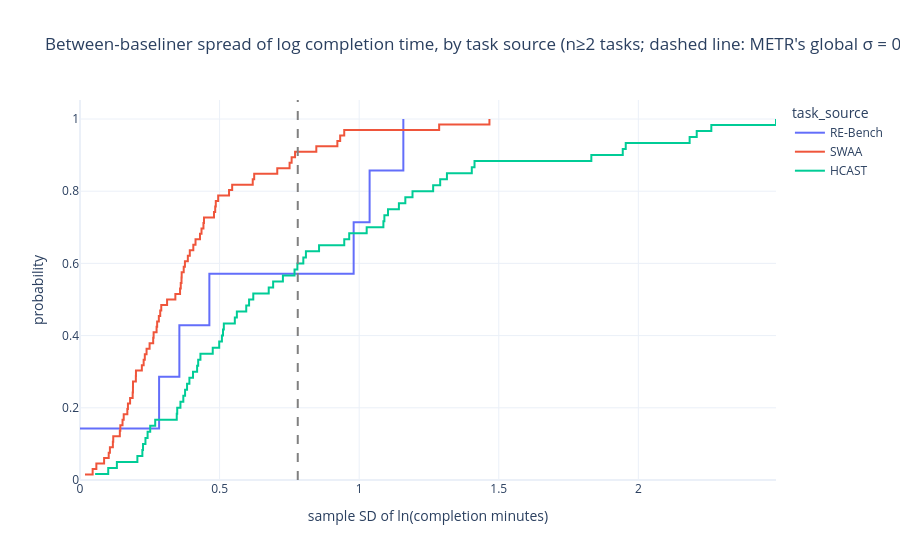

Write notebook code for a chart like this one.
### Markdown cell above
The *raw* sample SDs differ by source and sit below METR's global σ = 0.78 at the
median — but beware: with n = 2–4 runs, $s_j$ is a heavily downward-biased and noisy
estimate of the true σ. Correcting that bias is exactly what the moment fit below
does, and it changes the picture.

### Code cell
tasks_with_observed_spread = sigma_by_task.query("degrees_of_freedom >= 1").copy()
fig = px.ecdf(
    tasks_with_observed_spread,
    x="log_time_std",
    color="task_source",
    title="Between-baseliner spread of log completion time, by task source "
          f"(n≥2 tasks; dashed line: METR's global σ = {METR_SIGMA_BASELINED})",
    labels={"log_time_std": "sample SD of ln(completion minutes)"},
)
fig.add_vline(x=METR_SIGMA_BASELINED, line_dash="dash", line_color="gray")
fig.write_image(FIGURES / "b_sigma_ecdf_by_source.png", width=900, height=500, scale=2)
show(fig)

### Figure 1 — Plotly figure (JSON) as saved in the notebook; plotly's stock layout.template omitted (floating-point values rounded to 4 significant figures)
{"data": [{"hovertemplate": "task_source=RE-Bench<br>sample SD of ln(completion minutes)=%{x}<br>probability=%{y}<extra></extra>", "legendgroup": "RE-Bench", "line": {"dash": "solid", "shape": "hv"}, "marker": {"color": "#636efa", "symbol": "circle"}, "mode": "lines", "name": "RE-Bench", "orientation": "v", "showlegend": true, "type": "scatter", "x": [0.0, 0.2833, 0.3559, 0.4634, 0.9802, 1.037, 1.158], "xaxis": "x", "y": [0.1429, 0.2857, 0.4286, 0.5714, 0.7143, 0.8571, 1.0], "yaxis": "y"}, {"hovertemplate": "task_source=SWAA<br>sample SD of ln(completion minutes)=%{x}<br>probability=%{y}<extra></extra>", "legendgroup": "SWAA", "line": {"dash": "solid", "shape": "hv"}, "marker": {"color": "#EF553B", "symbol": "circle"}, "mode": "lines", "name": "SWAA", "orientation": "v", "showlegend": true, "type": "scatter", "x": [0.01787, 0.04532, 0.05856, 0.08634, 0.1028, 0.1071, 0.1177, 0.1191, 0.1427, 0.1445, 0.1523, 0.1566, 0.1696, 0.1717, 0.1794, 0.1887, 0.1897, 0.1899, 0.2001, 0.2004, 0.2215, 0.228, 0.2322, 0.2384, 0.2493, 0.2621, 0.2637, 0.2743, 0.2763, 0.2824, 0.2873, 0.2911, 0.3119, 0.3416, 0.3584, 0.3609, 0.3636, 0.3642, 0.3715, 0.3758, 0.3863, 0.3933, 0.4059, 0.4138, 0.4298, 0.4352, 0.4422, 0.4441, 0.4799, 0.4843, 0.4864, 0.4949, 0.5339, 0.545, 0.6187, 0.624, 0.7066, 0.7507, 0.758, 0.7703, 0.8465, 0.9219, 0.9319, 0.9465, 1.286, 1.467], "xaxis": "x", "y": [0.01515, 0.0303, 0.04545, 0.06061, 0.07576, 0.09091, 0.1061, 0.1212, 0.1364, 0.1515, 0.1667, 0.1818, 0.197, 0.2121, 0.2273, 0.2424, 0.2576, 0.2727, 0.2879, 0.303, 0.3182, 0.3333, 0.3485, 0.3636, 0.3788, 0.3939, 0.4091, 0.4242, 0.4394, 0.4545, 0.4697, 0.4848, 0.5, 0.5152, 0.5303, 0.5455, 0.5606, 0.5758, 0.5909, 0.6061, 0.6212, 0.6364, 0.6515, 0.6667, 0.6818, 0.697, 0.7121, 0.7273, 0.7424, 0.7576, 0.7727, 0.7879, 0.803, 0.8182, 0.8333, 0.8485, 0.8636, 0.8788, 0.8939, 0.9091, 0.9242, 0.9394, 0.9545, 0.9697, 0.9848, 1.0], "yaxis": "y"}, {"hovertemplate": "task_source=HCAST<br>sample SD of ln(completion minutes)=%{x}<br>probability=%{y}<extra></extra>", "legendgroup": "HCAST", "line": {"dash": "solid", "shape": "hv"}, "marker": {"color": "#00cc96", "symbol": "circle"}, "mode": "lines", "name": "HCAST", "orientation": "v", "showlegend": true, "type": "scatter", "x": [0.05416, 0.1011, 0.1321, 0.2055, 0.2234, 0.2257, 0.2344, 0.2421, 0.2515, 0.2694, 0.3466, 0.3482, 0.3597, 0.3701, 0.3764, 0.3835, 0.3919, 0.4048, 0.4195, 0.4233, 0.4314, 0.4755, 0.4986, 0.5083, 0.5122, 0.5152, 0.5546, 0.5619, 0.5955, 0.6056, 0.6207, 0.676, 0.6918, 0.7268, 0.7684, 0.7787, 0.7999, 0.8092, 0.8563, 0.9465, 0.9643, 1.027, 1.087, 1.09, 1.103, 1.142, 1.165, 1.191, 1.265, 1.29, 1.314, 1.403, 1.413, 1.832, 1.944, 1.955, 2.184, 2.209, 2.261, 2.493], "xaxis": "x", "y": [0.01667, 0.03333, 0.05, 0.06667, 0.08333, 0.1, 0.1167, 0.1333, 0.15, 0.1667, 0.1833, 0.2, 0.2167, 0.2333, 0.25, 0.2667, 0.2833, 0.3, 0.3167, 0.3333, 0.35, 0.3667, 0.3833, 0.4, 0.4167, 0.4333, 0.45, 0.4667, 0.4833, 0.5, 0.5167, 0.5333, 0.55, 0.5667, 0.5833, 0.6, 0.6167, 0.6333, 0.65, 0.6667, 0.6833, 0.7, 0.7167, 0.7333, 0.75, 0.7667, 0.7833, 0.8, 0.8167, 0.8333, 0.85, 0.8667, 0.8833, 0.9, 0.9167, 0.9333, 0.95, 0.9667, 0.9833, 1.0], "yaxis": "y"}], "layout": {"legend": {"title": {"text": "task_source"}, "tracegroupgap": 0}, "shapes": [{"line": {"color": "gray", "dash": "dash"}, "type": "line", "x0": 0.78, "x1": 0.78, "xref": "x", "y0": 0, "y1": 1, "yref": "y domain"}], "title": {"text": "Between-baseliner spread of log completion time, by task source (n≥2 tasks; dashed line: METR's global σ = 0.78)"}, "xaxis": {"anchor": "y", "domain": [0.0, 1.0], "title": {"text": "sample SD of ln(completion minutes)"}}, "yaxis": {"anchor": "x", "domain": [0.0, 1.0], "rangemode": "tozero", "title": {"text": "probability"}}}}
